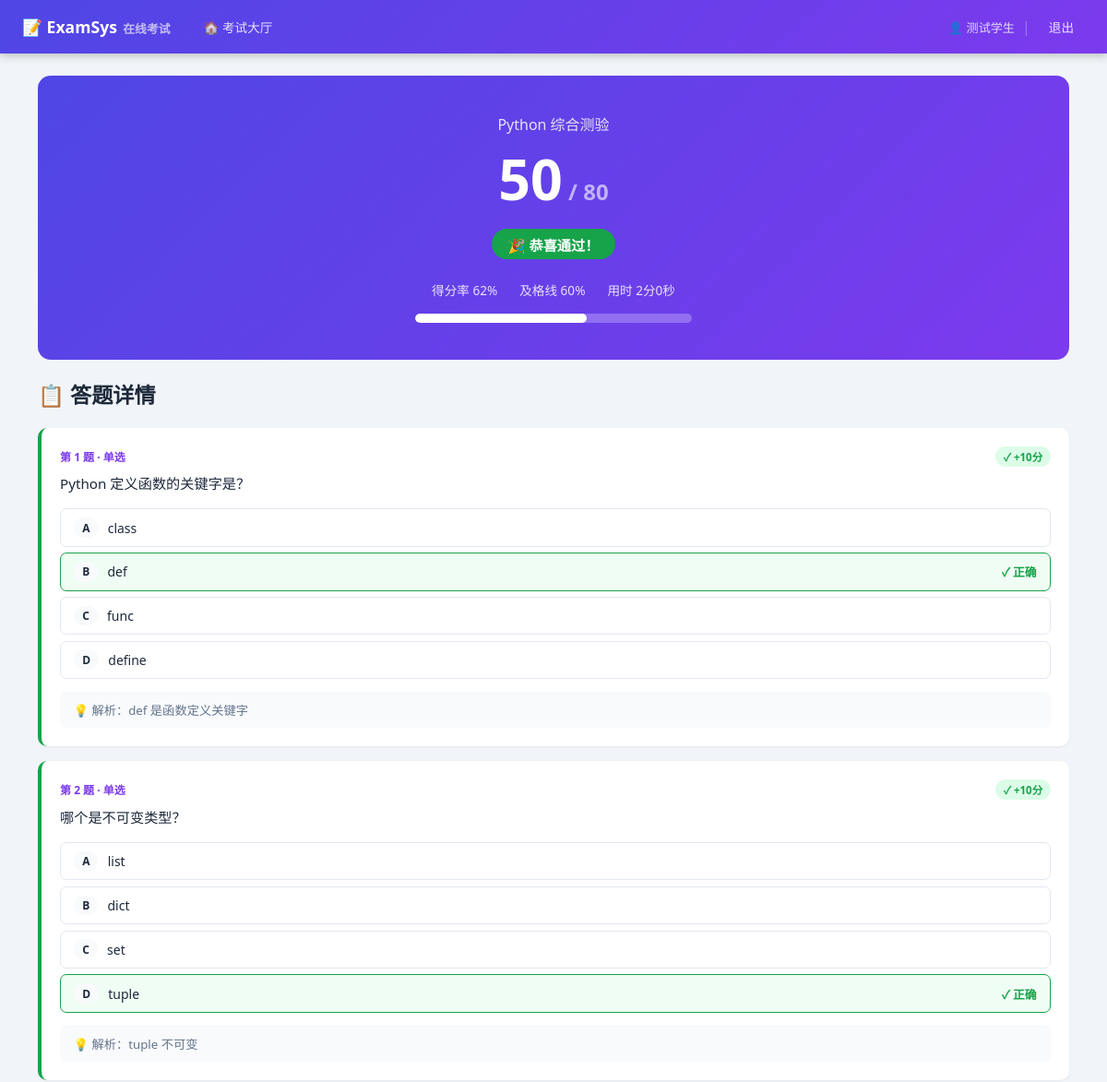
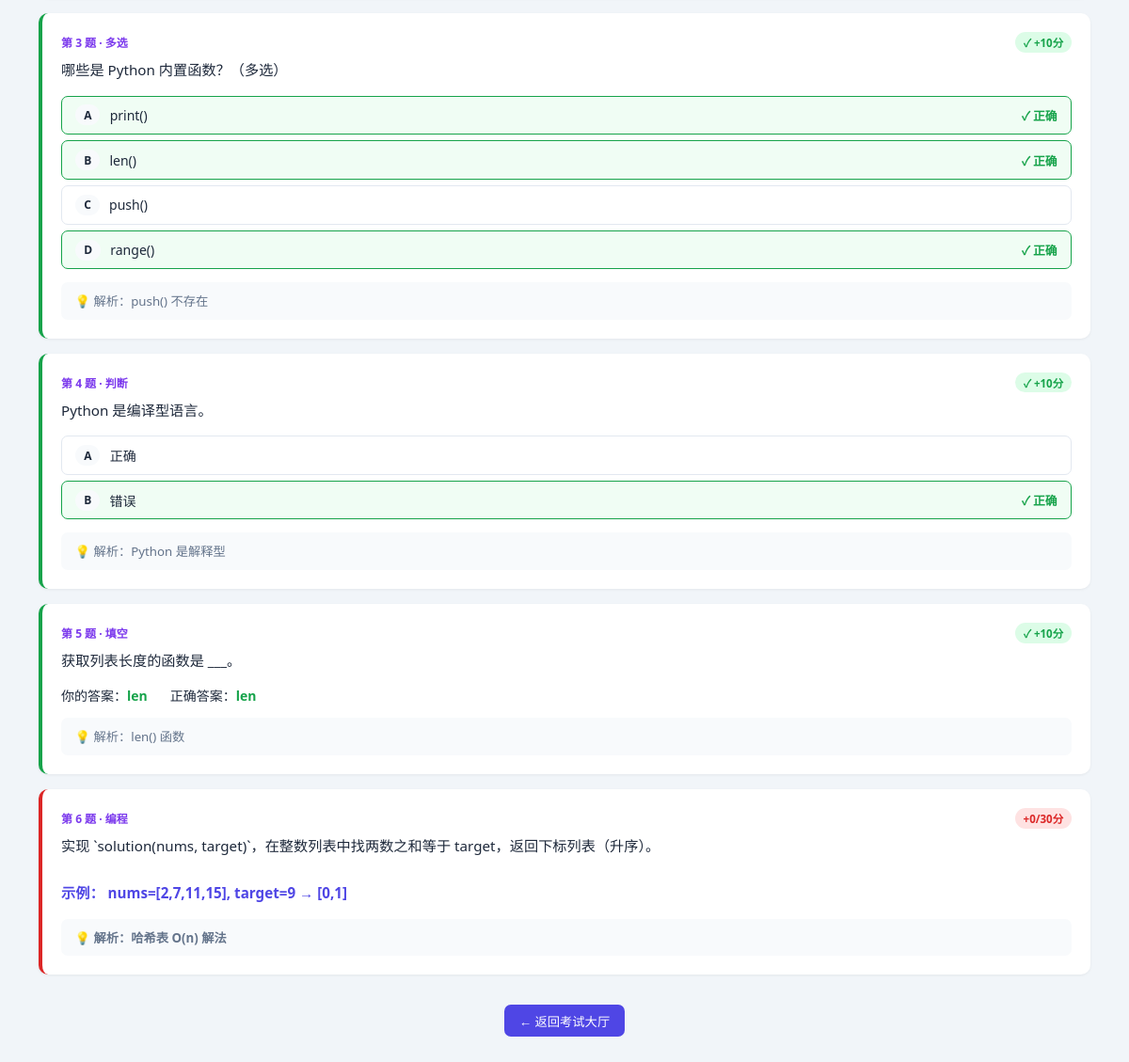
The app's page /result/1 (signed in) with its own data (2 pictures, top to bottom).
### tables this page shows
CREATE TABLE exams (
        id          INTEGER PRIMARY KEY AUTOINCREMENT,
        title       TEXT NOT NULL,
        description TEXT,
        duration    INTEGER DEFAULT 60,
        pass_score  INTEGER DEFAULT 60,
        shuffle     INTEGER DEFAULT 1,
        status      TEXT DEFAULT 'draft',
        created_by  INTEGER,
        created_at  TEXT DEFAULT (datetime('now','localtime')),
        FOREIGN KEY(created_by) REFERENCES users(id)
    );

CREATE TABLE exam_records (
        id          INTEGER PRIMARY KEY AUTOINCREMENT,
        exam_id     INTEGER NOT NULL,
        user_id     INTEGER NOT NULL,
        answers     TEXT,
        score       INTEGER DEFAULT 0,
        total       INTEGER DEFAULT 0,
        passed      INTEGER DEFAULT 0,
        started_at  TEXT DEFAULT (datetime('now','localtime')),
        finished_at TEXT,
        time_used   INTEGER DEFAULT 0,
        FOREIGN KEY(exam_id) REFERENCES exams(id),
        FOREIGN KEY(user_id) REFERENCES users(id)
    );

CREATE TABLE questions (
        id             INTEGER PRIMARY KEY AUTOINCREMENT,
        exam_id        INTEGER NOT NULL,
        qtype          TEXT NOT NULL,
        content        TEXT NOT NULL,
        options        TEXT,
        answer         TEXT NOT NULL DEFAULT '',
        explanation    TEXT,
        score          INTEGER DEFAULT 10,
        sort_order     INTEGER DEFAULT 0,
        func_name      TEXT,
        func_signature TEXT,
        test_cases     TEXT,
        num_random     INTEGER DEFAULT 5,
        time_limit     INTEGER DEFAULT 5,
        FOREIGN KEY(exam_id) REFERENCES exams(id)
    );

### app.py (the view)
@app.route('/result/<int:record_id>')
@login_required
def exam_result(record_id):
    db  = get_db()
    rec = db.execute("SELECT er.*,e.title,e.pass_score,e.duration FROM exam_records er "
                     "JOIN exams e ON er.exam_id=e.id WHERE er.id=? AND er.user_id=?",
                     (record_id,session['user_id'])).fetchone()
    if not rec: flash('记录不存在','warning'); return redirect(url_for('student_dashboard'))
    qs = [dict(q) for q in db.execute(
        "SELECT * FROM questions WHERE exam_id=? ORDER BY sort_order",(rec['exam_id'],)).fetchall()]
    for q in qs:
        if q['options']: q['options']=json.loads(q['options'])
    return render_template('exam_result.html', rec=rec, questions=qs,
                           answers=json.loads(rec['answers'] or '{}'))

### app.py (called while the page is built)
def get_db():
    if 'db' not in g:
        g.db = sqlite3.connect(DB_PATH)
        g.db.row_factory = sqlite3.Row
        g.db.execute("PRAGMA journal_mode=WAL")
    return g.db

def login_required(f):
    @wraps(f)
    def d(*a,**kw):
        if 'user_id' not in session:
            flash('请先登录','warning'); return redirect(url_for('login'))
        return f(*a,**kw)
    return d

### templates/exam_result.html (shortened to what this page needs)
{% extends 'base.html' %}
{% block content %}
{% set pct = (rec.score/rec.total*100)|int if rec.total else 0 %}
<div class="res-hero">
  <div style="font-size:1rem;opacity:.85">{{ rec.title }}</div>
  <div class="res-score">{{ rec.score }}<span style="font-size:1.5rem;opacity:.6"> / {{ rec.total }}</span></div>
  <div class="res-badge {% if rec.passed %}rb-pass{% else %}rb-fail{% endif %}">
    {% if rec.passed %}🎉 恭喜通过！{% else %}😞 未通过，继续加油{% endif %}
  </div>
  <div style="margin-top:1rem;display:flex;justify-content:center;gap:1.5rem;font-size:.85rem;opacity:.85;flex-wrap:wrap">
    <span>得分率 {{ pct }}%</span>
    <span>及格线 {{ rec.pass_score }}%</span>
    <span>用时 {{ rec.time_used//60 }}分{{ rec.time_used%60 }}秒</span>
  </div>
  <div class="pbar" style="max-width:300px;margin:1rem auto 0;height:10px;background:rgba(255,255,255,.25)">
    <div style="height:100%;border-radius:999px;background:#fff;width:{{ pct }}%"></div>
  </div>
</div>
<div class="ph"><h1>📋 答题详情</h1></div>
{% for q in questions %}
{% set ans = answers.get(q.id|string, {}) %}
{% set is_ok = ans.get('ok', False) %}
{% set is_coding = q.qtype == 'coding' %}
<div class="qcard {% if is_ok %}ok{% else %}err{% endif %}">
  <div class="qnum">
    <span>
      第 {{ loop.index }} 题 ·
      {% if q.qtype=='single' %}单选{% elif q.qtype=='multi' %}多选{% elif q.qtype=='truefalse' %}判断{% elif q.qtype=='fillblank' %}填空{% else %}编程{% endif %}
    </span>
    <span>
      {% if is_coding %}
        {% set earned = ans.get('earned', 0) %}
        <span class="badge {% if earned == q.score %}bv-g{% elif earned > 0 %}bv-w{% else %}bv-r{% endif %}">
          +{{ earned }}/{{ q.score }}分
        </span>
      {% else %}
        {% if is_ok %}<span class="badge bv-g">✓ +{{ q.score }}分</span>
        {% else %}<span class="badge bv-r">✗ 0分</span>{% endif %}
      {% endif %}
    </span>
  </div>
  <div class="qcontent">{{ q.content | replace('\n','<br>') | replace('**','<strong>') | safe }}</div>
  {% if q.qtype in ('single','truefalse','multi') and q.options %}
  <div class="opts" style="pointer-events:none">
    {% for opt in q.options %}
    {% set letter = ['A','B','C','D'][loop.index0] %}
    {% set user_ans = ans.get('user','') %}
    {% set correct_ans = ans.get('correct','') %}
    {% set is_user = letter in user_ans %}
    {% set is_correct = letter in correct_ans %}
    <div class="opt-lb" style="
      {% if is_correct %}background:#f0fdf4;border-color:var(--ok);
      {% elif is_user and not is_correct %}background:#fef2f2;border-color:var(--err);{% endif %}">
      <span class="pill">{{ letter }}</span>
      {{ opt }}
      <span style="margin-left:auto;font-size:.8rem">
        {% if is_correct %}<span style="color:var(--ok);font-weight:700">✓ 正确</span>{% endif %}
      </span>
    </div>
    {% endfor %}
  </div>
  {% elif q.qtype == 'fillblank' %}
  <div style="display:flex;gap:1.5rem;flex-wrap:wrap;font-size:.875rem;margin-top:.5rem">
    <span>你的答案：<strong style="color:{% if is_ok %}var(--ok){% else %}var(--err){% endif %}">{{ ans.get('user') or '（未作答）' }}</strong></span>
    <span>正确答案：<strong style="color:var(--ok)">{{ ans.get('correct','') }}</strong></span>
  </div>
  {% endif %}
  {% if q.explanation %}
  <div style="margin-top:.85rem;padding:.65rem .9rem;background:#f8fafc;border-radius:7px;font-size:.83rem;color:var(--muted)">
    💡 解析：{{ q.explanation }}
  </div>
  {% endif %}
</div>
{% endfor %}
<div style="text-align:center;margin:2rem 0">
  <a href="{{ url_for('student_dashboard') }}" class="btn bp">← 返回考试大厅</a>
</div>
{% endblock %}

### templates/base.html (style rules this page uses)
* { box-sizing:border-box;margin:0;padding:0 }
:root { --pri:#4f46e5;--pri2:#7c3aed;--ok:#16a34a;--err:#dc2626;--warn:#d97706;--info:#2563eb; --bg:#f1f5f9;--card:#fff;--border:#e2e8f0;--text:#1e293b;--muted:#64748b;--light:#f8fafc }
body { font-family:'Segoe UI',system-ui,sans-serif;background:var(--bg);color:var(--text);min-height:100vh }
a { color:var(--pri);text-decoration:none }
.ph { display:flex;align-items:flex-start;justify-content:space-between;gap:1rem; margin-bottom:1.25rem;flex-wrap:wrap }
.ph h1 { font-size:1.45rem;color:var(--text);display:flex;align-items:center;gap:.45rem }
.btn { display:inline-flex;align-items:center;gap:.3rem;padding:.45rem 1rem;border-radius:7px; font-size:.83rem;font-weight:500;cursor:pointer;border:none;transition:all .18s; white-space:nowrap;text-decoration:none!important }
.bp { background:var(--pri);color:#fff }
.badge { display:inline-flex;align-items:center;padding:.18rem .55rem;border-radius:20px; font-size:.72rem;font-weight:600;white-space:nowrap }
.bv-g { background:#dcfce7;color:var(--ok) }
.bv-r { background:#fee2e2;color:var(--err) }
.qcard { background:var(--card);border-radius:10px;padding:1.25rem;margin-bottom:1rem; border-left:4px solid var(--pri);box-shadow:0 1px 3px rgba(0,0,0,.06) }
.qcard.ok { border-left-color:var(--ok) }
.qcard.err { border-left-color:var(--err) }
.qnum { font-size:.75rem;color:var(--pri2);font-weight:700;text-transform:uppercase;margin-bottom:.4rem; display:flex;justify-content:space-between;align-items:center }
.qcontent { font-size:.95rem;font-weight:500;line-height:1.65;margin-bottom:.9rem }
.qcontent strong { color:var(--pri) }
.opts { display:flex;flex-direction:column;gap:.4rem }
.opt-lb { display:flex;align-items:center;gap:.65rem;padding:.55rem .9rem; border:1.5px solid var(--border);border-radius:7px;cursor:pointer; transition:all .18s;font-size:.875rem }
.pill { background:var(--light);border-radius:999px;padding:.15rem .55rem; font-size:.75rem;font-weight:600;flex-shrink:0 }
.res-hero { text-align:center;padding:2.5rem;background:linear-gradient(135deg,var(--pri),var(--pri2)); color:#fff;border-radius:14px;margin-bottom:1.25rem }
.res-score { font-size:3.8rem;font-weight:800;margin:.4rem 0 }
.res-badge { display:inline-block;padding:.35rem 1.1rem;border-radius:20px;font-size:.95rem;font-weight:600;margin:.4rem 0 }
.rb-pass { background:var(--ok) }
.pbar { height:7px;background:var(--border);border-radius:999px;overflow:hidden;margin:.35rem 0 }

### records on screen
exams: title "Python 综合测验", pass_score "60"
exam_records: score "50", total "80", time_used "2", rec.time_used%60 "0"
questions: qtype "单选", score "10", content "Python 定义函数的关键字是？", options "A" "B" "C" "D", options "class" "def" "func" "define", explanation "def 是函数定义关键字"
questions: qtype "单选", score "10", content "哪个是不可变类型？", options "A" "B" "C" "D", options "list" "dict" "set" "tuple", explanation "tuple 不可变"
questions: qtype "多选", score "10", content "哪些是 Python 内置函数？（多选）", options "A" "B" "C" "D", options "print()" "len()" "push()" "range()", explanation "push() 不存在"
questions: qtype "判断", score "10", content "Python 是编译型语言。", options "A" "B", options "正确" "错误", explanation "Python 是解释型"
questions: qtype "填空", score "10", content "获取列表长度的函数是 ___。", answer "len", get "len", explanation "len() 函数"
questions: qtype "编程", earned "0", score "30", content "实现 `solution(nums, target)`，在整数列表中找两数之和等于 target，返回下标列表（升序）。 示例： nums=[2,7,11,15], target=9 → [0,1]", explanation "哈希表 O(n) 解法"

### other values on screen
{{ session.name }} "测试学生"
{{ pct }} "62"
